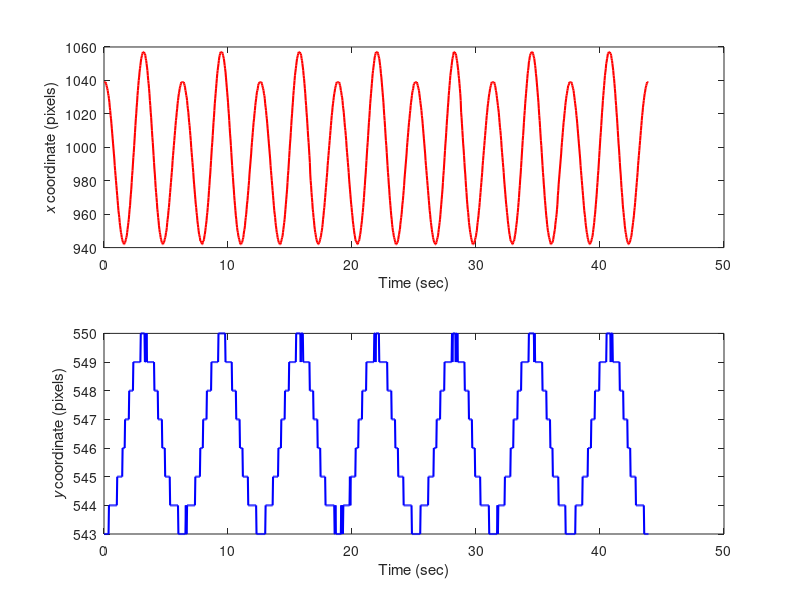
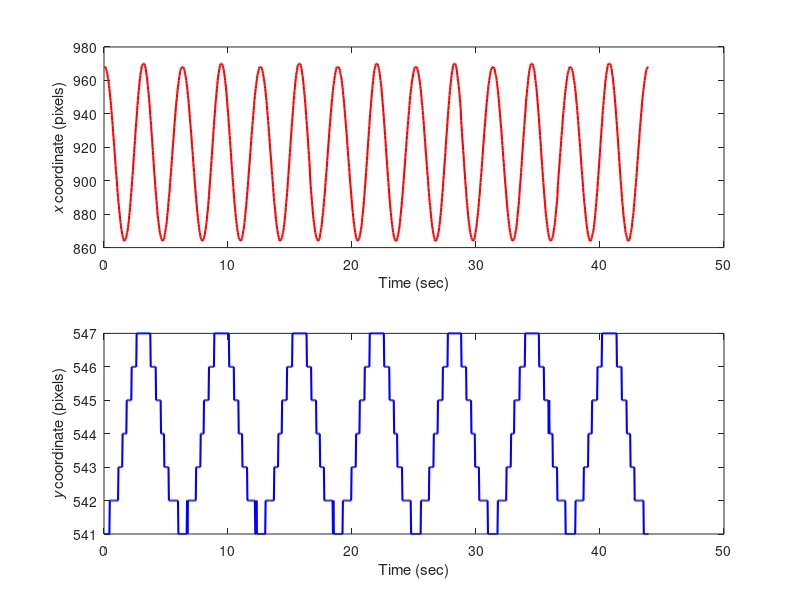
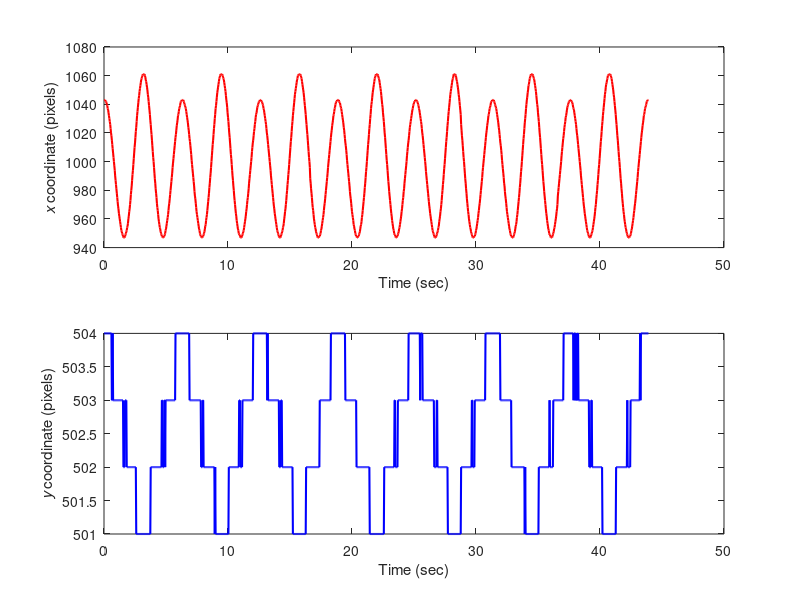
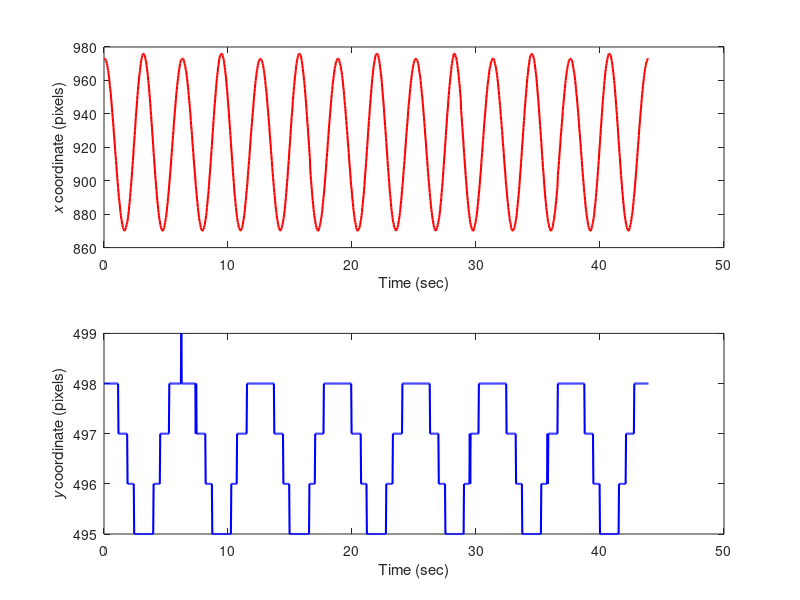

MATLAB code to generate these figures, in order:
clc
clear
close all

load imgFeat.txt


%% plot the figure
number = 1317;
t = 0:1/30:number/30;

massCenter0x = imgFeat(334:number + 334,1);
massCenter0y = imgFeat(334:number + 334,2);    
massCenter1x = imgFeat(334:number + 334,3);
massCenter1y = imgFeat(334:number + 334,4);
massCenter2x = imgFeat(334:number + 334,5);
massCenter2y = imgFeat(334:number + 334,6);    
massCenter3x = imgFeat(334:number + 334,7);
massCenter3y = imgFeat(334:number + 334,8);

%%
figure(1)
subplot(211)
plot(t, massCenter0x,'r','LineWidth',1.5);
xlabel('Time (sec)');
ylabel('\itx \rmcoordinate (pixels)');
subplot(212)
plot(t, massCenter0y,'b','LineWidth',1.5);
xlabel('Time (sec)');
ylabel('\ity \rmcoordinate (pixels)');

figure(2)
subplot(211)
plot(t, massCenter1x,'r','LineWidth',1.5);
xlabel('Time (sec)');
ylabel('\itx \rmcoordinate (pixels)');
subplot(212)
plot(t, massCenter1y,'b','LineWidth',1.5);
xlabel('Time (sec)');
ylabel('\ity \rmcoordinate (pixels)');

figure(3)
subplot(211)
plot(t, massCenter2x,'r','LineWidth',1.5);
xlabel('Time (sec)');
ylabel('\itx \rmcoordinate (pixels)');
subplot(212)
plot(t, massCenter2y,'b','LineWidth',1.5);
xlabel('Time (sec)');
ylabel('\ity \rmcoordinate (pixels)');

figure(4)
subplot(211)
plot(t, massCenter3x,'r','LineWidth',1.5);
xlabel('Time (sec)');
ylabel('\itx \rmcoordinate (pixels)');
subplot(212)
plot(t, massCenter3y,'b','LineWidth',1.5);
xlabel('Time (sec)');
ylabel('\ity \rmcoordinate (pixels)');
